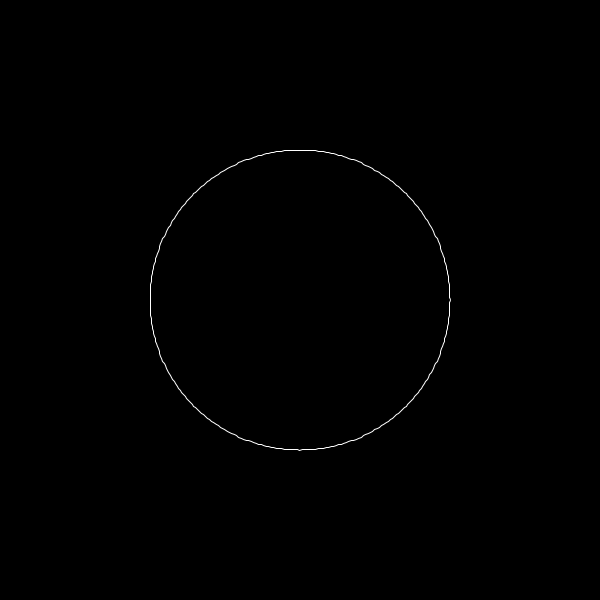
Frame 1 (no input)
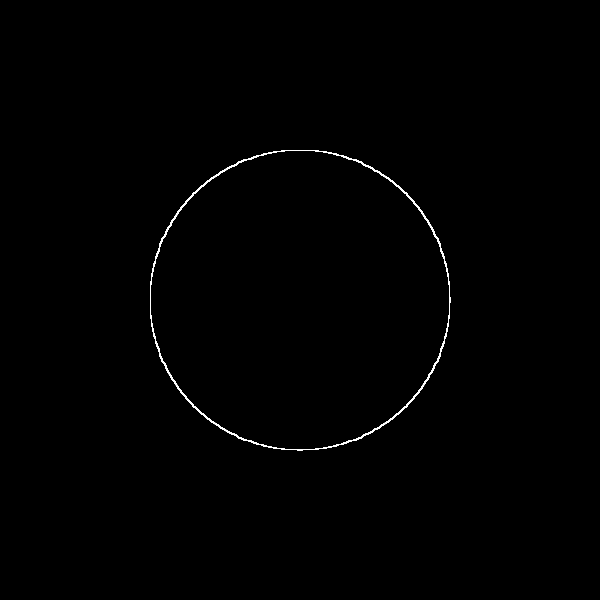
Frame 60 (the mouse pressed at the canvas centre just before this capture)
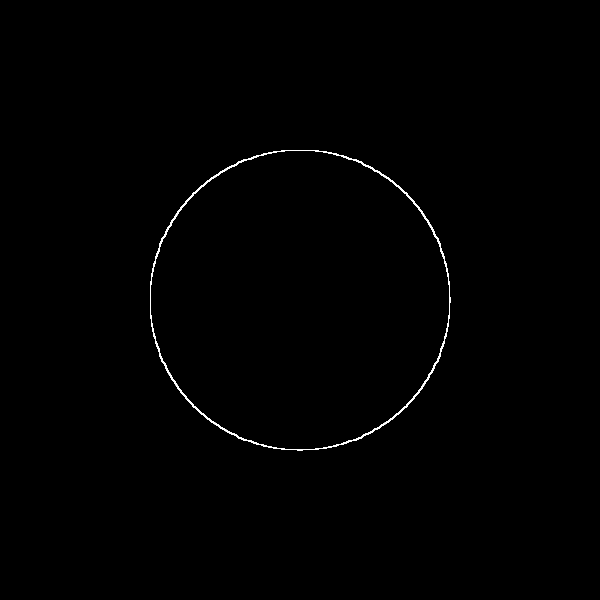
Frame 120 (the mouse held since frame 60 and released just before this capture)

The Processing sketch that drew these frames (run headless with seeded random() and noise(); from frame 60 on, the mouse is pressed at the canvas centre):

// Processing sketch: SimpleCircle
// ── SimpleCircle.pde
void setup() {
  size(600,600);
  background(0);
}

void draw() {
  translate(300, 300);
  noFill();
  stroke(255);
  beginShape();
  float r = 150;
  for (float i = 0; i <= TWO_PI; i += PI/180) {
    float x = r*cos(i);
    float y = r*sin(i);
    vertex(x, y);
  }
  endShape();
}
